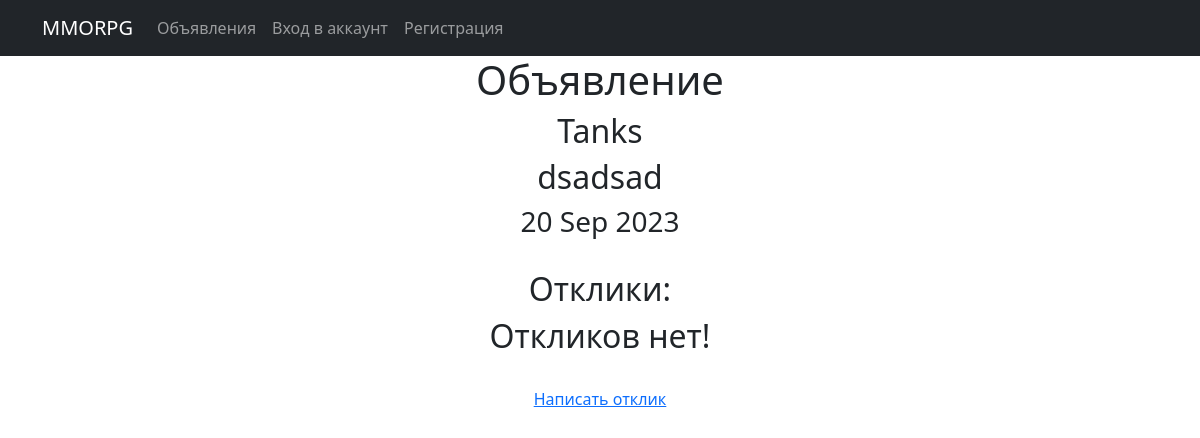
Before: /1 with the older database file.
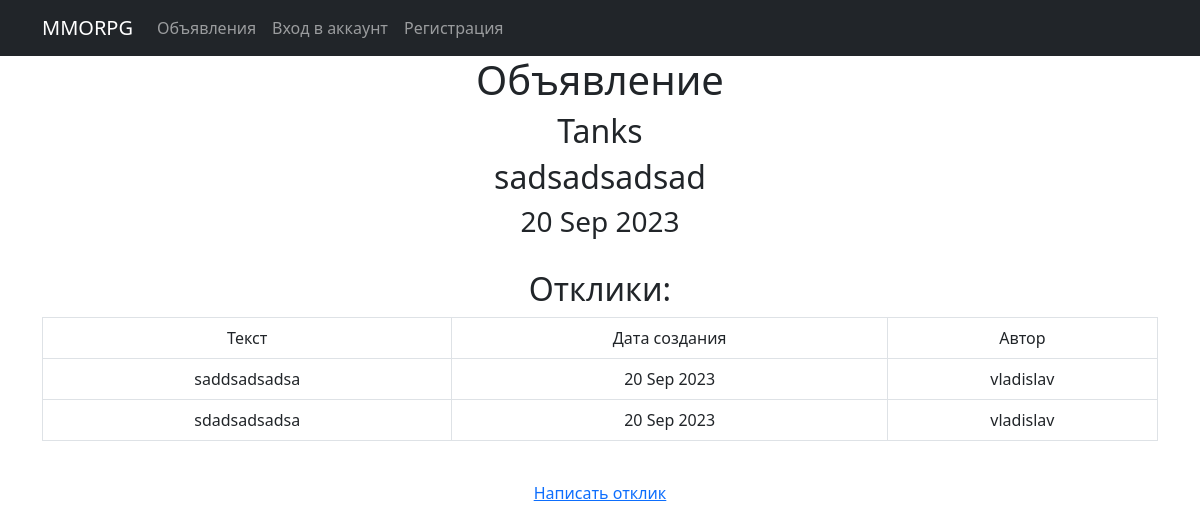
After: the same page with the newer database file.
### mmo/models.py (models this page shows, shortened)
class Post(models.Model):
    post_title = models.CharField(max_length=255)
    post_text = models.TextField()
    time_create = models.DateTimeField(auto_now_add=True)
    category = models.CharField(max_length=3, choices=CATEGORY, default=tanks)
    user = models.ForeignKey(User, on_delete=models.CASCADE, null=True)

class Reply(models.Model):
    reply_text = models.TextField()
    time_create = models.DateTimeField(auto_now_add=True)
    user = models.ForeignKey(User, on_delete=models.CASCADE, null=True)
    post = models.ForeignKey(Post, on_delete=models.CASCADE, null=True)
    accepted = models.BooleanField(default=False)

### mmo/views.py (the view)
# urls.py: path('<int:pk>', PostDetail.as_view(), name='post'),
class PostDetail(DetailView):
    model = Post
    template_name = 'post.html'
    context_object_name = 'post'
    def get_context_data(self, **kwargs):
        context = super().get_context_data(**kwargs)
        comments = Reply.objects.filter(accepted=True, post_id=self.kwargs['pk'])
        context['comments'] = comments
        return context

### templates/post.html (shortened to what this page needs)
{% extends 'flatpages/default.html' %}
{% block content %}
    <h1>Объявление</h1>
    <h2>{{ post.post_title }}</h2>
    <h2>{{ post.post_text }}</h2>
    <h3>{{ post.time_create|date:'d M Y' }}</h3>
    <br>
    <h2>Отклики:</h2>
    {% if comments %}
       <table class="table table-bordered">
           <tr>
               <td>Текст</td>
               <td>Дата создания</td>
               <td>Автор</td>
           </tr>
           {% for r in comments %}
           <tr>
               <td>{{ r.reply_text }}</a></td>
               <td>{{ r.time_create|date:'d M Y' }}</td>
               <td>{{ r.user }}</td>
           </tr>
           {% endfor %}
       </table>
    {% else %}
       <h2>Откликов нет!</h2>
     {% endif %}
    <br>
    <a href="{% url 'reply_create' %}">Написать отклик</a>
{% endblock content %}

Changed rows visible on the page:
changed Post "Tanks": post_text "dsadsad" → "sadsadsadsad"
now on this page (row edited): Reply: reply_text "saddsadsadsa", time_create "20 Sep 2023", user "vladislav"
now on this page (row edited): Reply: reply_text "sdadsadsadsa", time_create "20 Sep 2023", user "vladislav"
Other visible differences:
text no longer shown: "Откликов нет!"
text now shown: "Текст Дата создания Автор"
